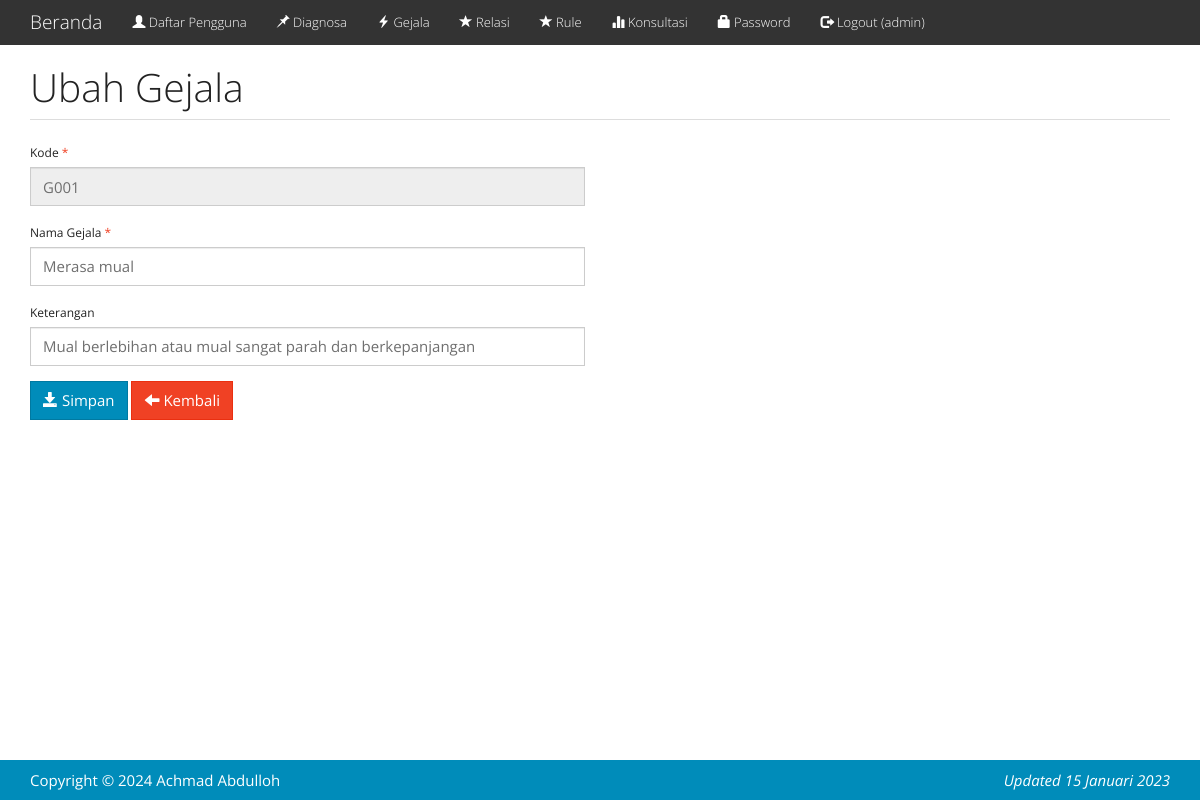
The page /index.php?m=gejala_ubah&ID=G001 (signed in) on the database its author committed.
### tables this page shows
CREATE TABLE `tb_gejala` (
  `kode_gejala` varchar(16) NOT NULL,
  `nama_gejala` varchar(255) DEFAULT NULL,
  `keterangan` text DEFAULT NULL
);

### functions.php (called while the page is built, shortened)
<?php
$config["server"] = 'localhost';
$config["username"] = 'root';
$config["password"] = '';
$config["database_name"] = 'cf_fc';
include 'includes/db.php';
$db = new DB($config['server'], $config['username'], $config['password'], $config['database_name']);
function set_value($key = null, $default = null)
{
    return $default;
}

### includes/db.php (called while the page is built, shortened)
<?php
class DB
{
    var $conn = null;
    public function __construct($host, $username, $passwd, $dbname)
    {
        $this->conn = mysqli_connect($host, $username, $passwd, $dbname);
    }
    public function query($sql)
    {
        $query = mysqli_query($this->conn, $sql) or die('<pre>Error mysqli_query: ' . mysqli_error($this->conn) . '<br />' . $sql . '</pre>');
        return $query;
    }
    public function get_row($sql)
    {
        $query = $this->query($sql);
        return mysqli_fetch_object($query);
    }
}

### gejala_ubah.php (the view, shortened to what this page needs)
<?php
$row = $db->get_row("SELECT * FROM tb_gejala WHERE kode_gejala='$_GET[ID]'");
?>
<div class="page-header">
    <h1>Ubah Gejala</h1>
</div>
<div class="row">
    <div class="col-sm-6">
        <form method="post">
            <div class="form-group">
                <label>Kode <span class="text-danger">*</span></label>
                <input class="form-control" type="text" name="kode" readonly="readonly" value="<?= $row->kode_gejala ?>" />
            </div>
            <div class="form-group">
                <label>Nama Gejala <span class="text-danger">*</span></label>
                <input class="form-control" type="text" name="nama" value="<?= set_value('nama', $row->nama_gejala) ?>" />
            </div>
            <div class="form-group">
                <label>Keterangan </label>
                <input class="form-control" type="text" name="keterangan" value="<?= set_value('keterangan', $row->keterangan) ?>" />
            </div>
            <div class="form-group">
                <button class="btn btn-primary"><span class="glyphicon glyphicon-save"></span> Simpan</button>
                <a class="btn btn-danger" href="?m=gejala"><span class="glyphicon glyphicon-arrow-left"></span> Kembali</a>
            </div>
        </form>
    </div>
</div>

### assets/css/general.css (style rules this page uses)
html { position: relative; min-height: 100%; }
body { margin-bottom: 70px; }
.page-header { margin-top: 0; padding-bottom: 0; }
.page-header h1 { margin-top: 0; }

### rows shown on the page
tb_gejala: kode "G001", nama "Merasa mual", keterangan "Mual berlebihan atau mual sangat parah dan berkepanjangan"

### other values the page prints
_session('login') "admin"
